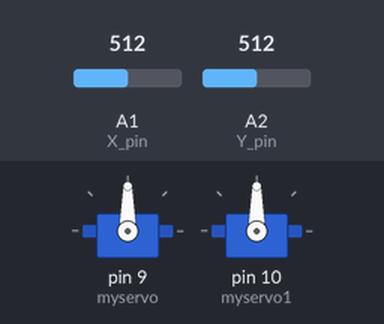
The sketch below on a simulated Arduino Uno, built with avr-gcc and run on an emulated ATmega328P. On the bench: 2 × servo. The inputs (shaded band) are chosen by the test bench; at power-on: A1 (X_pin) = 512, A2 (Y_pin) = 512. What the sketch prints to the serial monitor is not drawn.

Above: at 1.2 s.
1.3 s: A1 (X_pin) set to 716
At 2.4 s:
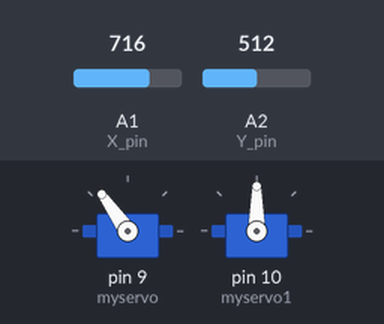
2.8 s: A2 (Y_pin) set to 716
At 3.2 s:
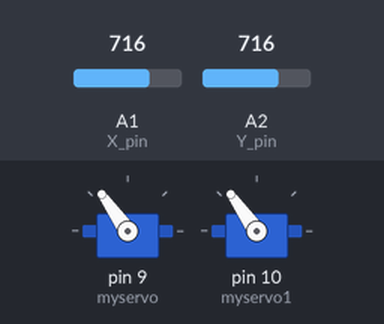
4.3 s: A1 (X_pin) set to 900
At 5.5 s:
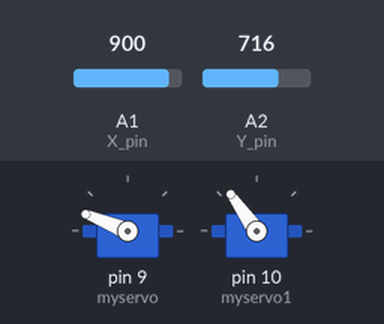
5.8 s: A2 (Y_pin) set to 900
At 6.8 s:
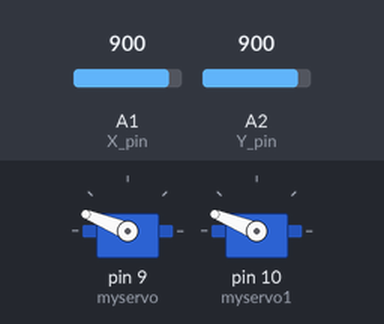
7.3 s: A1 (X_pin) set to 1023
At 8.1 s:
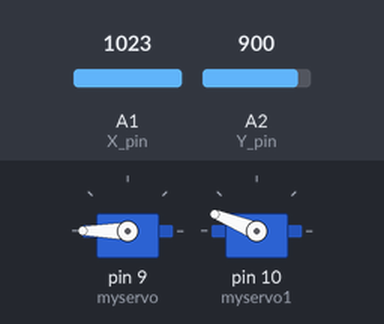
8.8 s: A2 (Y_pin) set to 1023
At 9.2 s:
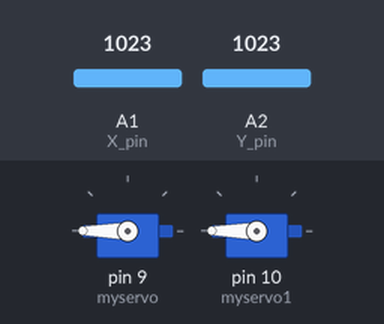
Timing chart, 0 to 11.3 s (numbered marks = the images above; inputs shaded):
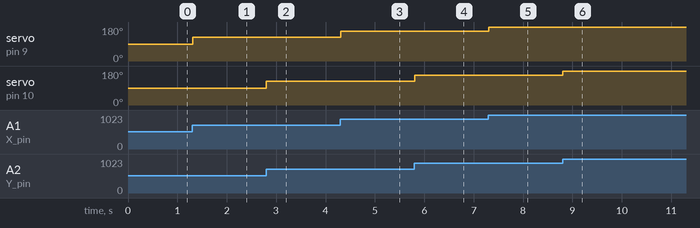

The sketch:

servo_joy0-1023-0-180.ino
```cpp
#include <Servo.h>


Servo myservo;  // create servo object to control a servo
Servo myservo1;
//int count= 0;
// Arduino pin numbers
const int SW_pin = 2; // digital pin connected to switch output
const int X_pin = A1; // analog pin connected to X output
const int Y_pin = A2; // analog pin connected to Y output

void setup() {
  myservo.attach(9);  // attaches the servo on pin 9 to the servo object
  myservo1.attach(10);
  pinMode(SW_pin, INPUT);
  digitalWrite(SW_pin, HIGH);
  Serial.begin(9600);
}

void loop() {
  int xVal,yVal;
  xVal = analogRead(X_pin);  // xVal = 1023  0 - 180 ...
  Serial.print(xVal);
  int xAngle ,yAngle ;
  xAngle =  map(xVal,0,1023,0,180);
  myservo.write(xAngle);
  yVal= analogRead(Y_pin);   // yVal 0 - 1023
  yAngle =  map(yVal,0,1023,0,180);
  myservo1.write(yAngle);
  Serial.print(xVal);   // sets the servo position according to the scaled value

}
```

Measured:
- after the input at 1.3 s, servo on pin 9 (myservo): 90° → 125° at once
- after the input at 2.8 s, servo on pin 10 (myservo1): 90° → 125° at once
- after the input at 4.3 s, servo on pin 9 (myservo): 125° → 158° at once
- after the input at 5.8 s, servo on pin 10 (myservo1): 125° → 158° at once
- after the input at 7.3 s, servo on pin 9 (myservo): 158° → 180° at once
- after the input at 8.8 s, servo on pin 10 (myservo1): 158° → 180° at once
